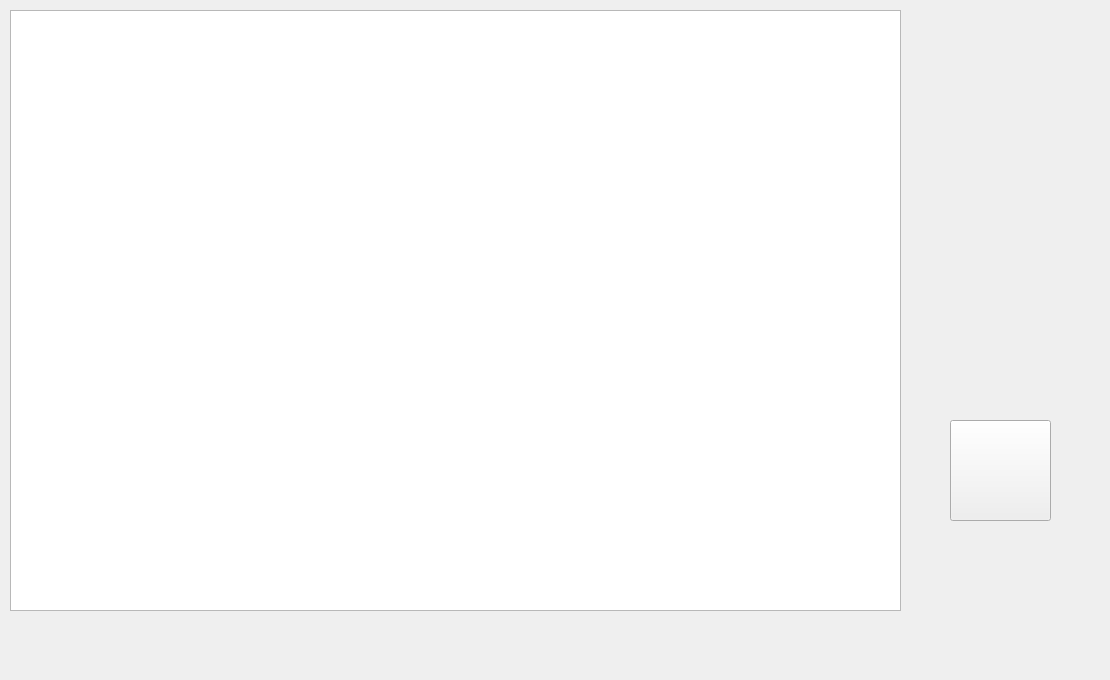
          <widget class="QWidget" name="tab_27">
           <attribute name="title">
            <string>C</string>
           </attribute>
           <widget class="QTableView" name="table_view_18">
            <property name="geometry">
             <rect>
              <x>10</x>
              <y>10</y>
              <width>891</width>
              <height>601</height>
             </rect>
            </property>
           </widget>
           <widget class="QPushButton" name="pushButton_18">
            <property name="geometry">
             <rect>
              <x>950</x>
              <y>420</y>
              <width>101</width>
              <height>101</height>
             </rect>
            </property>
            <property name="cursor">
             <cursorShape>ArrowCursor</cursorShape>
            </property>
            <property name="mouseTracking">
             <bool>true</bool>
            </property>
            <property name="styleSheet">
             <string notr="true">border-image: url(C:/Users/Public/Documents/Python/Picture2.png);</string>
            </property>
            <property name="text">
             <string/>
            </property>
           </widget>
           <widget class="QLabel" name="label_15">
            <property name="geometry">
             <rect>
              <x>940</x>
              <y>590</y>
              <width>161</width>
              <height>21</height>
             </rect>
            </property>
            <property name="text">
             <string/>
            </property>
           </widget>
           <widget class="QLabel" name="label_102">
            <property name="geometry">
             <rect>
              <x>770</x>
              <y>350</y>
              <width>191</width>
              <height>191</height>
             </rect>
            </property>
            <property name="styleSheet">
             <string notr="true">image: url(C:/Users/Public/Documents/Python/katheto.png);</string>
            </property>
            <property name="text">
             <string/>
            </property>
           </widget>
           <widget class="QLabel" name="label_103">
            <property name="geometry">
             <rect>
              <x>560</x>
              <y>540</y>
              <width>71</width>
              <height>71</height>
             </rect>
            </property>
            <property name="styleSheet">
             <string notr="true">image: url(C:/Users/Public/Documents/Python/dot.png);</string>
            </property>
            <property name="text">
             <string/>
            </property>
           </widget>
           <widget class="QLabel" name="label_104">
            <property name="geometry">
             <rect>
              <x>830</x>
              <y>540</y>
              <width>71</width>
              <height>71</height>
             </rect>
            </property>
            <property name="styleSheet">
             <string notr="true">image: url(C:/Users/Public/Documents/Python/dot.png);</string>
            </property>
            <property name="text">
             <string/>
            </property>
           </widget>
           <widget class="QLabel" name="label_105">
            <property name="geometry">
             <rect>
              <x>830</x>
              <y>280</y>
              <width>71</width>
              <height>71</height>
             </rect>
            </property>
            <property name="styleSheet">
             <string notr="true">image: url(C:/Users/Public/Documents/Python/dot.png);</string>
            </property>
            <property name="text">
             <string/>
            </property>
           </widget>
           <widget class="QLabel" name="label_106">
            <property name="geometry">
             <rect>
              <x>630</x>
              <y>480</y>
              <width>191</width>
              <height>191</height>
             </rect>
            </property>
            <property name="styleSheet">
             <string notr="true">image: url(C:/Users/Public/Documents/Python/orizontio.png);</string>
            </property>
            <property name="text">
             <string/>
            </property>
           </widget>
           <widget class="QLabel" name="label_171">
            <property name="geometry">
             <rect>
              <x>940</x>
              <y>510</y>
              <width>151</width>
              <height>81</height>
             </rect>
            </property>
            <property name="styleSheet">
             <string notr="true">image: url(C:/Users/Public/Documents/Python/look5.png);</string>
            </property>
            <property name="text">
             <string/>
            </property>
           </widget>
           <widget class="QLabel" name="label_222">
            <property name="geometry">
             <rect>
              <x>950</x>
              <y>60</y>
              <width>121</width>
              <height>101</height>
             </rect>
            </property>
            <property name="styleSheet">
             <string notr="true">image: url(C:/Users/Public/Documents/Python/uranus.png);</string>
            </property>
            <property name="text">
             <string/>
            </property>
           </widget>
          </widget>
